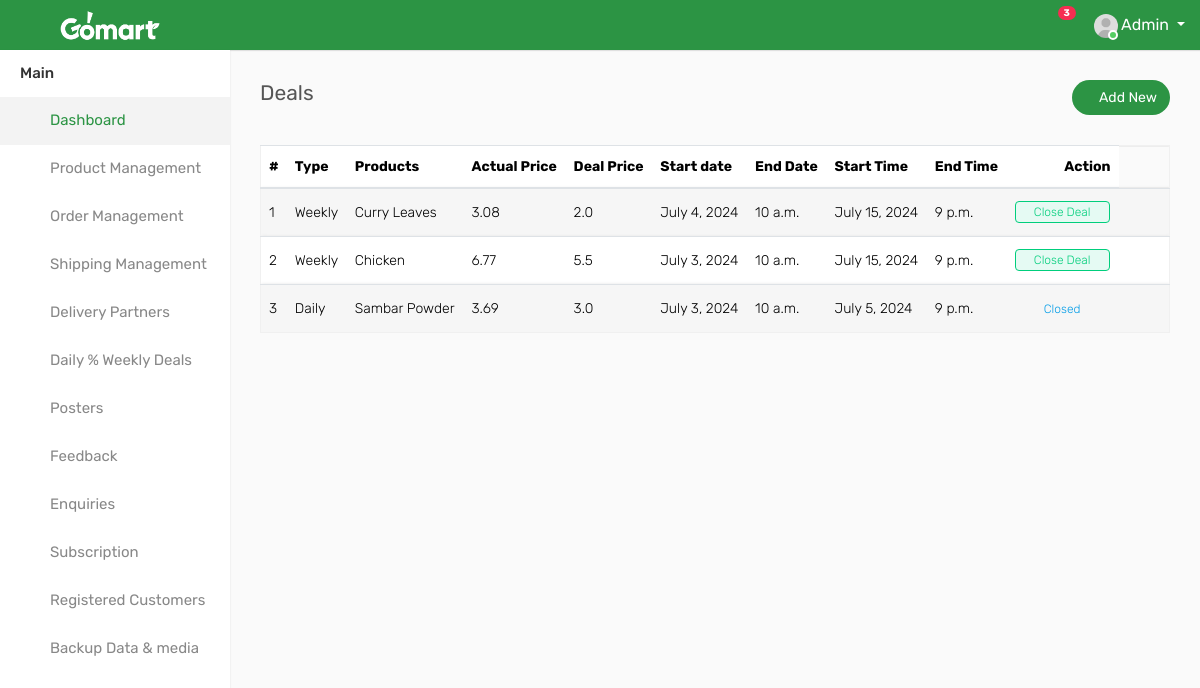
Before: /deals/ (signed in) with the older database file.
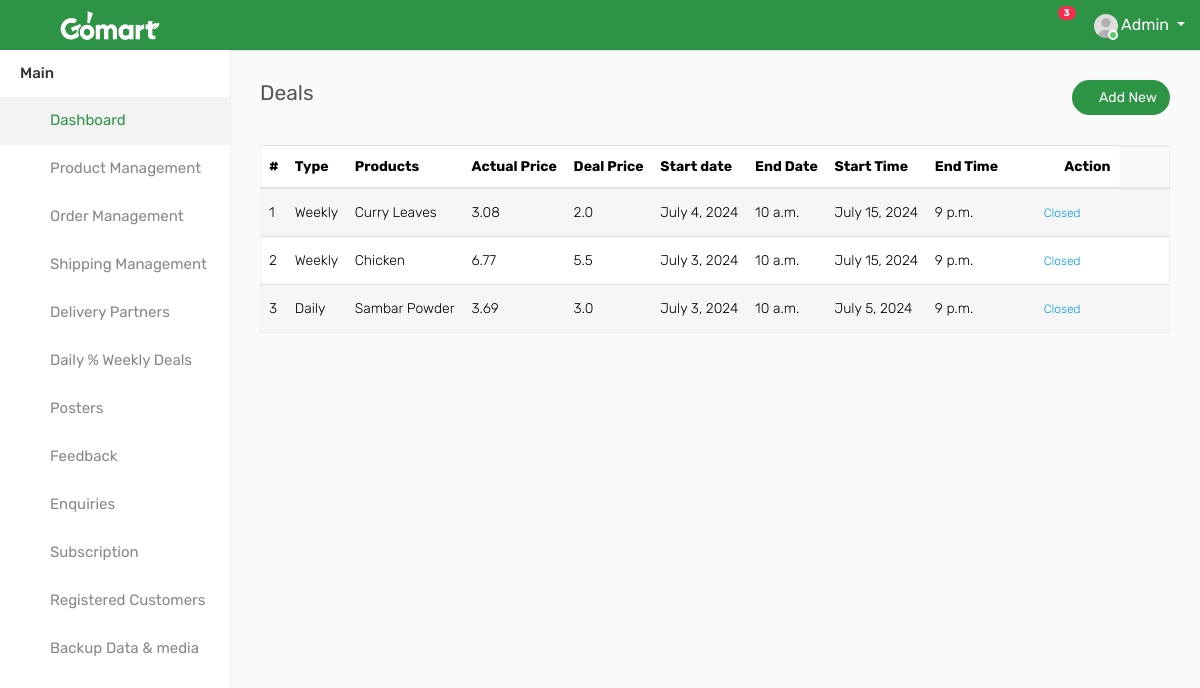
After: the same page with the newer database file.
### GoApp/models.py (models this page shows, shortened)
class tbl_Deals(models.Model):
    product=models.ForeignKey(tbl_Product,on_delete=models.CASCADE,null=True)
    deal_price=models.FloatField(null=True)
    deal_type=models.CharField(max_length=100,null=True)
    deal_start_date=models.DateField(null=True)
    deal_end_date = models.DateField(null=True)
    deal_start_time = models.TimeField(null=True)
    deal_end_time = models.TimeField(null=True)
    status=models.CharField(max_length=50,null=True)

class tbl_Product(models.Model):
    name = models.CharField(max_length=255, null=True)
    description = models.TextField(null=True)
    price = models.FloatField(null=True)
    o_price = models.FloatField(null=True)
    country = models.ForeignKey(tbl_Country, on_delete=models.CASCADE, null=True)
    brand = models.ForeignKey(tbl_Brand, on_delete=models.CASCADE, null=True)
    category = models.ForeignKey(tbl_Category, on_delete=models.CASCADE, null=True)
    created_at = models.DateTimeField(auto_now_add=True, null=True)
    updated_at = models.DateTimeField(auto_now=True, null=True)
    status = models.CharField(max_length=100, default='Active', null=True)
    opening_stock = models.PositiveIntegerField(default=0, null=True)
    current_stock = models.PositiveIntegerField(default=0, null=True)
    product_code = models.CharField(max_length=100, unique=True, null=True, blank=True)
    image = models.ImageField(upload_to='media', null=True, blank=True)
    tax_rate = models.CharField(max_length=100, null=True)
    tax_amount = models.FloatField(null=True)
    product_weight = models.CharField(max_length=100, null=True)
    product_measure = models.CharField(max_length=100, null=True)
    gross_total = models.FloatField(null=True)
    best_score = models.IntegerField(null=True, default=1)

### GoApp/views.py (the view)
# urls.py: path("deals/",views.deals,name="deals"),
@never_cache
@login_required(login_url='/Gomart_Admin/')
def deals(request):
    deal = tbl_Deals.objects.all()
    return render(request, "deals.html", {"deal": deal})

### templates/deals.html (shortened to what this page needs)
{% include 'left_nav.html' %}
        <div class="page-wrapper">
            <div class="content">
                <div class="row">
                    <div class="col-sm-5 col-5">
                        <h4 class="page-title">Deals</h4>
                    </div>
                    <div class="col-sm-7 col-7 text-right m-b-30">
                        <a class="btn btn-primary btn-rounded" href="/add_deal"><i class="fa fa-plus"></i> Add New</a>
                    </div>
                </div>
                <div class="row">
                    <div class="col-md-12">
                        <div class="table-responsive">
                            <table class="table table-striped custom-table mb-0 datatable">
                                <thead>
                                    <tr>
                                        <th>#</th>
                                        <th>Type</th>
                                        <th>Products</th>
                                        <th>Actual Price</th>
                                        <th>Deal Price</th>
                                        <th>Start date </th>
                                        <th>End Date</th>
                                        <th>Start Time</th>
                                        <th>End Time</th>
                                        <th class="text-right">Action</th>
                                    </tr>
                                </thead>
                                <tbody>
                                {% for i in deal %}
                                    <tr>
                                        <td>{{forloop.counter}}</td>
                                        <td>{{i.deal_type}}</td>
                                        <td>{{i.product.name}}</td>
                                        <td>{{i.product.gross_total}}</td>
                                        <td>{{i.deal_price}}</td>
                                        <td>{{i.deal_start_date}}</td>
                                        <td>{{i.deal_start_time}}</td>
                                        <td>{{i.deal_end_date}}</td>
                                        <td>{{i.deal_end_time}}</td>
                                        {% if i.status == "Start" %}
										<td><a class="custom-badge status-green" href="/close_deal/{{i.id}}">Close Deal</a></td>
                                        {% else %}
                                        <td><a class="custom-badge status-danger" href="">Closed</a></td>
                                        {% endif %}
                                        <td class="text-right">
                                            <div class="dropdown dropdown-action">
                                                <a aria-expanded="false" class="action-icon dropdown-toggle" data-toggle="dropdown"
                                                   href="#"><i class="fa fa-ellipsis-v"></i></a>
                                            </div>
                                        </td>
                                    </tr>
                        </div>
                        {% endfor %}
                    </div>
                    </div>

Changed rows visible on the page:
changed tbl_Deals "July 4, 2024": status "Close Deal" → "Closed"
changed tbl_Deals "Chicken": status "Close Deal" → "Closed"
